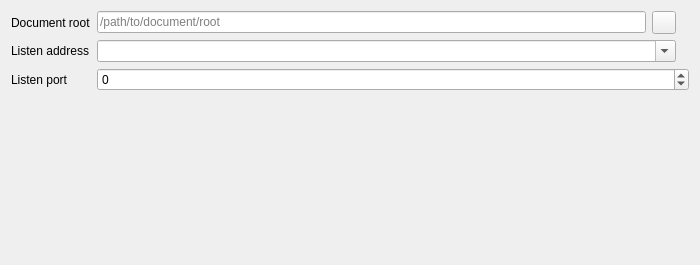
<?xml version="1.0" encoding="UTF-8"?>
<ui version="4.0">
 <class>EquitWebServer::ServerDetailsWidget</class>
 <widget class="QWidget" name="EquitWebServer::ServerDetailsWidget">
  <property name="geometry">
   <rect>
    <x>0</x>
    <y>0</y>
    <width>700</width>
    <height>265</height>
   </rect>
  </property>
  <property name="windowTitle">
   <string>Form</string>
  </property>
  <layout class="QGridLayout" name="gridLayout">
   <item row="0" column="0">
    <widget class="QLabel" name="docRootLabel">
     <property name="text">
      <string>Document root</string>
     </property>
     <property name="buddy">
      <cstring>docRoot</cstring>
     </property>
    </widget>
   </item>
   <item row="0" column="1">
    <layout class="QHBoxLayout" name="docRootLayout" stretch="1,0,0">
     <item>
      <widget class="QLineEdit" name="docRoot">
       <property name="toolTip">
        <string>The local directory from which files will be served.</string>
       </property>
       <property name="placeholderText">
        <string>/path/to/document/root</string>
       </property>
      </widget>
     </item>
     <item>
      <widget class="QToolButton" name="chooseDocRoot">
       <property name="text">
        <string/>
       </property>
       <property name="icon">
        <iconset theme="document-open" resource="../resources/resources.qrc">
         <normaloff>:/icons/buttons/choosedocumentroot</normaloff>:/icons/buttons/choosedocumentroot</iconset>
       </property>
      </widget>
     </item>
     <item>
      <widget class="QLabel" name="docRootStatus">
       <property name="text">
        <string/>
       </property>
      </widget>
     </item>
    </layout>
   </item>
   <item row="1" column="0">
    <widget class="QLabel" name="addressLabel">
     <property name="text">
      <string>Listen address</string>
     </property>
     <property name="buddy">
      <cstring>address</cstring>
     </property>
    </widget>
   </item>
   <item row="1" column="1">
    <layout class="QHBoxLayout" name="addressLayout" stretch="1,0">
     <item>
      <widget class="QComboBox" name="address">
       <property name="toolTip">
        <string>Only IPv4 addresses are currently supported.</string>
       </property>
       <property name="editable">
        <bool>true</bool>
       </property>
      </widget>
     </item>
     <item>
      <widget class="QLabel" name="addressStatus">
       <property name="text">
        <string/>
       </property>
      </widget>
     </item>
    </layout>
   </item>
   <item row="2" column="0">
    <widget class="QLabel" name="portLabel">
     <property name="text">
      <string>Listen port</string>
     </property>
     <property name="buddy">
      <cstring>port</cstring>
     </property>
    </widget>
   </item>
   <item row="2" column="1">
    <widget class="QSpinBox" name="port">
     <property name="toolTip">
      <string>&lt;p&gt;The port must be between 0 and 65535.&lt;/p&gt;

&lt;small&gt;Note that port 80, while it is the default HTTP port, is usually protected on most systems.&lt;/small&gt;</string>
     </property>
     <property name="specialValueText">
      <string>Default</string>
     </property>
     <property name="minimum">
      <number>-1</number>
     </property>
     <property name="maximum">
      <number>65535</number>
     </property>
    </widget>
   </item>
   <item row="3" column="1">
    <spacer name="verticalSpacer">
     <property name="orientation">
      <enum>Qt::Vertical</enum>
     </property>
     <property name="sizeHint" stdset="0">
      <size>
       <width>20</width>
       <height>152</height>
      </size>
     </property>
    </spacer>
   </item>
  </layout>
 </widget>
 <tabstops>
  <tabstop>docRoot</tabstop>
  <tabstop>chooseDocRoot</tabstop>
  <tabstop>address</tabstop>
  <tabstop>port</tabstop>
 </tabstops>
 <resources>
  <include location="../resources/resources.qrc"/>
 </resources>
 <connections/>
</ui>
